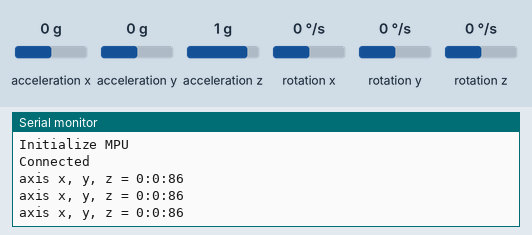
A sketch run on a simulated Arduino Uno, built with avr-gcc and run on an emulated ATmega328P. On the bench: the last lines printed to the serial monitor. Inputs (shaded band) come from the test bench; at power-on: acceleration x 0 g, acceleration y 0 g, acceleration z 1 g, rotation x 0 °/s, rotation y 0 °/s, rotation z 0 °/s.

Above: at 1.2 s.
1.3 s: acceleration x set to -1.4 g
At 1.9 s:
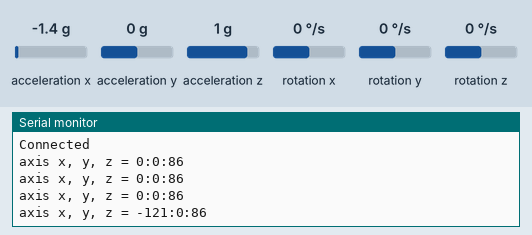
2.8 s: acceleration y set to -1.4 g
At 3.4 s:
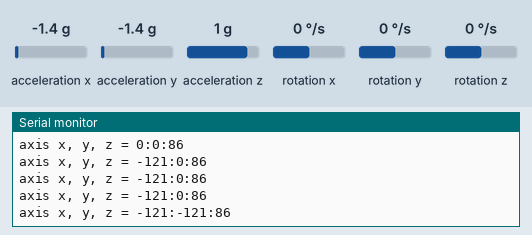
4.3 s: acceleration z set to -1.4 g
At 5.0 s:
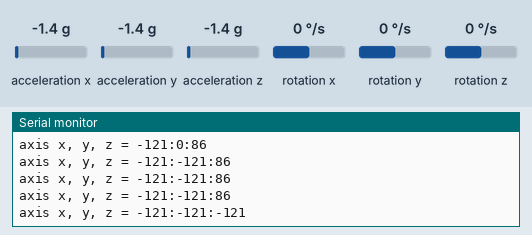

Measured:
- after the input at 1.3 s, the serial monitor: prints a new line after 0.22 s (image 1)
- after the input at 2.8 s, the serial monitor: prints a new line after 0.23 s (image 2)
- after the input at 4.3 s, the serial monitor: prints a new line after 0.25 s (image 3)

The sketch:

Accelerometer_test.ino
```cpp
#include "MPU6050.h"

MPU6050 mpu;
int16_t ax, ay, az;
int16_t gx, gy, gz;
int valx, valy,  valz;

void setup ()
{

  Serial.begin(9600);
  Serial.println("Initialize MPU");
  mpu.initialize();
  Serial.println(mpu.testConnection() ? "Connected" : "Connection failed");

}

void loop ()
{

  mpu.getMotion6(&ax, &ay, &az, &gx, &gy, &gz);
  valx = map(ax, -17000, 17000, -90, 90);
  valy = map(ay, -17000, 17000, -90, 90);
  valz = map(az, -17000, 17000, -90, 90);
  Serial.println("axis x, y, z = "+String(valx) + ":"+String(valy) + ":"+String(valz));
  delay(500);

}
```
